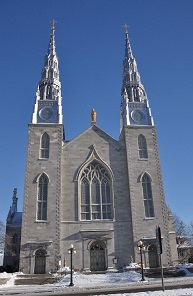
//> input picture chapter10/images/church01.jpg, 193 x 296 px
$ ./robustmatching   (built with g++ and OpenCV 4)
//> lines starting //> are read from the running program, lines starting //| are printed output that depends on the picture; after the words box and inside, x2 and y2 are one past the last pixel; in counts of white or black regions, pixels touching at a corner belong together
### chapter10/robustMatcher.h
// [17 lines of licence text are left out]

#if !defined MATCHER
#define MATCHER

#include <iostream>
#include <vector>
#include <opencv2/core.hpp>
#include <opencv2/imgproc.hpp>
#include <opencv2/highgui.hpp>
#include <opencv2/features2d.hpp>
#include <opencv2/calib3d.hpp>
#include <opencv2/xfeatures2d.hpp>

#define NOCHECK      0
#define CROSSCHECK   1
#define RATIOCHECK   2
#define BOTHCHECK    3

class RobustMatcher {

  private:

	  // pointer to the feature point detector object
	  cv::Ptr<cv::FeatureDetector> detector;
	  // pointer to the feature descriptor extractor object
	  cv::Ptr<cv::DescriptorExtractor> descriptor;
	  int normType;
	  float ratio; // max ratio between 1st and 2nd NN
	  bool refineF; // if true will refine the F matrix
	  bool refineM; // if true will refine the matches (will refine F also)
	  double distance; // min distance to epipolar
	  double confidence; // confidence level (probability)

  public:

	  //第二个参数是提供了默认值的，我理解的其实是提供了一个空的DescriptorExtractor，所以在下面的时候要检查
	  //descriptor是否为空，为空就让这个descriptor也是SIFT
	  RobustMatcher(const cv::Ptr<cv::FeatureDetector> &detector,
		            const cv::Ptr<cv::DescriptorExtractor> &descriptor= cv::Ptr<cv::DescriptorExtractor>())
		  : detector(detector), descriptor(descriptor),normType(cv::NORM_L2),
		    ratio(0.8f), refineF(true), refineM(true), confidence(0.98), distance(1.0) {

		// in this case use the associated descriptor
		// 使用和dector对应的descriptor
		if (!this->descriptor) {
			this->descriptor = this->detector;
		}
	  }

	  // Set the feature detector
	  // [125 lines left out: functions setFeatureDetector, setDescriptorExtractor, setNormType, setMinDistanceToEpipolar, setConfidenceLevel, setRatio and 5 more, not called in this run]

	  // Identify good matches using RANSAC
	  // Return fundamental matrix and output matches
	  cv::Mat ransacTest(const std::vector<cv::DMatch>& matches,
		                 std::vector<cv::KeyPoint>& keypoints1,
						 std::vector<cv::KeyPoint>& keypoints2,
					     std::vector<cv::DMatch>& outMatches) {

		// Convert keypoints into Point2f
		std::vector<cv::Point2f> points1, points2;

		for (std::vector<cv::DMatch>::const_iterator it= matches.begin();
			 it!= matches.end(); ++it) {

			 // Get the position of left keypoints
			 points1.push_back(keypoints1[it->queryIdx].pt);
			 // Get the position of right keypoints
			 points2.push_back(keypoints2[it->trainIdx].pt);
	    }

		// Compute F matrix using RANSAC
		std::vector<uchar> inliers(points1.size(),0);
		cv::Mat fundamental= cv::findFundamentalMat(
			points1,points2, // matching points
		    inliers,         // match status (inlier or outlier)
		    cv::FM_RANSAC,   // RANSAC method
		    distance,        // distance to epipolar line
		    confidence);     // confidence probability

		// extract the surviving (inliers) matches
		// 他的这个inliers里面都是只有0和1，所以我要把原本的match也加上，这样我才能把
		// 实际的匹配项给取出来，inliers就相当于是一个mask
		std::vector<uchar>::const_iterator itIn= inliers.begin();
		std::vector<cv::DMatch>::const_iterator itM= matches.begin();
		// for all matches
		for ( ;itIn!= inliers.end(); ++itIn, ++itM) {

			if (*itIn) { // it is a valid match

				outMatches.push_back(*itM);
			}
		}

		if (refineF || refineM) {
		// The F matrix will be recomputed with all accepted matches

			// Convert keypoints into Point2f for final F computation
			points1.clear();
			points2.clear();

			for (std::vector<cv::DMatch>::const_iterator it= outMatches.begin();
				 it!= outMatches.end(); ++it) {

				 // Get the position of left keypoints
				 points1.push_back(keypoints1[it->queryIdx].pt);
				 // Get the position of right keypoints
				 points2.push_back(keypoints2[it->trainIdx].pt);
			}

			// Compute 8-point F from all accepted matches
			// 这里也是一个要注意的地方，在前面用cv::FM_7POINT的时候，points2里面是真的只有7个点
			// 但是这里他是提供了所有优质的匹配项去计算fundamental matrix
			// 所以才称的上是真正的refine吧
			fundamental= cv::findFundamentalMat(
				points1,points2, // matching points
				cv::FM_8POINT); // 8-point method

			if (refineM) {

				std::vector<cv::Point2f> newPoints1, newPoints2;
				// refine the matches
				// 这个是在你已经有很靠谱的F matrix下
				// 让你的那些匹配点尽可能的往对极线上靠
				// (暂时不知道这个操作有什么深层次的意义
				correctMatches(fundamental,             // F matrix
					           points1, points2,        // original position
							   newPoints1, newPoints2); // new position
				for (int i=0; i< points1.size(); i++) {

					std::cout << "(" << keypoints1[outMatches[i].queryIdx].pt.x
						      << "," << keypoints1[outMatches[i].queryIdx].pt.y
							  << ") -> ";
					std::cout << "(" << newPoints1[i].x
						      << "," << newPoints1[i].y << std::endl;
					std::cout << "(" << keypoints2[outMatches[i].trainIdx].pt.x
						      << "," << keypoints2[outMatches[i].trainIdx].pt.y
							  << ") -> ";
					std::cout << "(" << newPoints2[i].x
						      << "," << newPoints2[i].y << std::endl;

					keypoints1[outMatches[i].queryIdx].pt.x= newPoints1[i].x;
					keypoints1[outMatches[i].queryIdx].pt.y= newPoints1[i].y;
					keypoints2[outMatches[i].trainIdx].pt.x= newPoints2[i].x;
					keypoints2[outMatches[i].trainIdx].pt.y= newPoints2[i].y;
				}
			}
		}


		return fundamental;
	  }

	  // Match feature points using RANSAC
	  // returns fundamental matrix and output match set
	  cv::Mat match(cv::Mat& image1, cv::Mat& image2, // input images
		  std::vector<cv::DMatch>& matches, // output matches and keypoints
		  std::vector<cv::KeyPoint>& keypoints1, std::vector<cv::KeyPoint>& keypoints2,
		  int check=CROSSCHECK) {  // check type (symmetry or ratio or none or both)

		// 1. Detection of the feature points
		detector->detect(image1,keypoints1);
		detector->detect(image2,keypoints2);

		std::cout << "Number of feature points (1): " << keypoints1.size() << std::endl;
		std::cout << "Number of feature points (2): " << keypoints2.size() << std::endl;

		// 2. Extraction of the feature descriptors
		cv::Mat descriptors1, descriptors2;
		descriptor->compute(image1,keypoints1,descriptors1);
		descriptor->compute(image2,keypoints2,descriptors2);

		std::cout << "descriptor matrix size: " << descriptors1.rows << " by " << descriptors1.cols << std::endl;

		// 3. Match the two image descriptors
		//    (optionaly apply some checking method)

		// Construction of the matcher with crosscheck
		cv::BFMatcher matcher(normType,            //distance measure
	                          check==CROSSCHECK);  // crosscheck flag

		// vectors of matches
        std::vector<std::vector<cv::DMatch> > matches1;
        std::vector<std::vector<cv::DMatch> > matches2;
	    std::vector<cv::DMatch> outputMatches;

		// call knnMatch if ratio check is required
		if (check==RATIOCHECK || check==BOTHCHECK) {
			// from image 1 to image 2
			// based on k nearest neighbours (with k=2)
			matcher.knnMatch(descriptors1,descriptors2,
				matches1, // vector of matches (up to 2 per entry)
				2);		  // return 2 nearest neighbours

			std::cout << "Number of matched points 1->2: " << matches1.size() << std::endl;

			if (check==BOTHCHECK) {
				// from image 2 to image 1
				// based on k nearest neighbours (with k=2)
				matcher.knnMatch(descriptors2,descriptors1,
					matches2, // vector of matches (up to 2 per entry)
					2);		  // return 2 nearest neighbours

				std::cout << "Number of matched points 2->1: " << matches2.size() << std::endl;
			}

		}

		// select check method
		switch (check) {

			case CROSSCHECK:
				matcher.match(descriptors1,descriptors2,outputMatches);
				std::cout << "Number of matched points 1->2 (after cross-check): " << outputMatches.size() << std::endl;
				break;
			case RATIOCHECK:
				ratioTest(matches1,outputMatches);
				std::cout << "Number of matched points 1->2 (after ratio test): " << outputMatches.size() << std::endl;
				break;
			case BOTHCHECK:
				ratioAndSymmetryTest(matches1,matches2,outputMatches);
				std::cout << "Number of matched points 1->2 (after ratio and cross-check): " << outputMatches.size() << std::endl;
				break;
			case NOCHECK:
			default:
				matcher.match(descriptors1,descriptors2,outputMatches);
				std::cout << "Number of matched points 1->2: " << outputMatches.size() << std::endl;
				break;
		}

		// 4. Validate matches using RANSAC
		cv::Mat fundamental= ransacTest(outputMatches, keypoints1, keypoints2, matches);
		std::cout << "Number of matched points (after RANSAC): " << matches.size() << std::endl;

		// return the found fundamental matrix
		return fundamental;
	}

	 // Match feature points using RANSAC
	 // returns fundamental matrix and output match set
     // this is the simplified version presented in the book
	  // [30 lines left out: function matchBook, not called in this run]

};

#endif

### chapter10/robustmatching.cpp
// [17 lines of licence text are left out]

#include <iostream>
#include <vector>
#include <opencv2/core.hpp>
#include <opencv2/imgproc.hpp>
#include <opencv2/highgui.hpp>
#include <opencv2/features2d.hpp>
#include <opencv2/calib3d.hpp>
#include <opencv2/xfeatures2d.hpp>
#include "robustMatcher.h"

int main()
{
	// Read input images
	cv::Mat image1= cv::imread("church01.jpg",0);
//> image1: 296 rows x 193 cols, CV_8UC1; min 0, max 255, mean 107.8
	cv::Mat image2= cv::imread("church03.jpg",0);
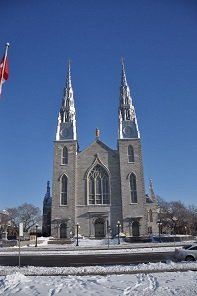
//> input picture chapter10/images/church03.jpg, 197 x 296 px
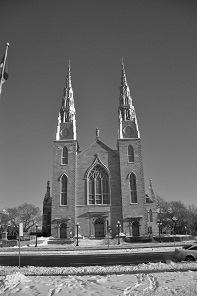
//> image2: 296 rows x 197 cols, CV_8UC1; min 0, max 255, mean 105.5

	if (!image1.data || !image2.data)
		return 0;


	// Prepare the matcher (with default parameters)
	// here SIFT detector and descriptor
	RobustMatcher rmatcher(cv::SIFT::create(250));

	// Match the two images
	std::vector<cv::DMatch> matches;

	std::vector<cv::KeyPoint> keypoints1, keypoints2;
	cv::Mat fundamental = rmatcher.match(image1, image2, matches,
		keypoints1, keypoints2);
//> in match, `detector->detect(image1,keypoints1);`: keypoints1 = 250 keypoints; strongest (x, y, size): (34, 121, 3.4), (128, 123, 2.5), (36, 105, 2.3), (60, 122, 2.5)
//> in match, `detector->detect(image2,keypoints2);`: keypoints2 = 250 keypoints; strongest (x, y, size): (71, 91, 2.4), (121, 137, 2.2), (58, 138, 2.8), (59, 118, 1.9)
//| Number of feature points (1): 250
//| Number of feature points (2): 250
//| descriptor matrix size: 250 by 128
//> in match, `matcher.match(descriptors1,descriptors2,outputMatches);`: outputMatches = 98 matches
//| Number of matched points 1->2 (after cross-check): 98
//> the loop in ransacTest, `for (std::vector<cv::DMatch>::const_iterator it= matches.begin(); it!=..` made 98 passes
//> after the loop in ransacTest, `for (std::vector<cv::DMatch>::const_iterator it= matches.begin();`: points1 = 98 Points (x, y), first 12: [4.78, 223.5], [181.7, 242.4], [181.2, 273.6], [10.65, 266.1], [13.16, 276.2], [17.2, 282.1], [17.2, 282.1], [177.1, 278.8], [168.2, 274], [160.1, 239.1], [158.5, 229.9], [158.5, 229.9]; points2 = 98 Points (x, y), first 12: [122.1, 183], [63.47, 237.4], [148.8, 240.5], [45.62, 232.8], [46.87, 238.9], [48.82, 242.5], [48.82, 242.5], [94.44, 267.4], [144.7, 241.1], [73.06, 274.5], [64.65, 179.2], [83.75, 215.4]
//> in ransacTest, `cv::Mat fundamental= cv::findFundamentalMat( points1,points2, inliers,..`: inliers = 98 values, max 1 at index 2, min 0 at index 0, mean 0.531; fundamental = [[2.52e-06, 0.000124, -0.0362], [-0.000123, -3.87e-06, 0.00314], [0.0307, -0.00513, 1]]
//> the loop in ransacTest, `for ( ;itIn!= inliers.end(); ++itIn, ++itM)` made 98 passes
//> the loop in ransacTest, `for (std::vector<cv::DMatch>::const_iterator it= outMatches.begin(); i..` made 52 passes
//> in ransacTest, `fundamental= cv::findFundamentalMat( points1,points2, cv::FM_8POINT);`: fundamental = [[3.01e-06, 0.000123, -0.0362], [-0.000123, -4.18e-06, 0.00313], [0.0306, -0.00502, 1]]
//> in ransacTest, `correctMatches(fundamental, points1, points2, newPoints1, newPoints2);`: newPoints1 = 52 Points (x, y), first 12: [181.2, 273.7], [10.64, 266.1], [12.93, 276.3], [154.2, 246.6], [34.28, 120.9], [34.28, 120.9], [36.09, 105.3], [36.09, 105.3], [36.96, 93.71], [150, 211.6], [145.9, 180.7], [40.65, 254]; newPoints2 = 52 Points (x, y), first 12: [148.8, 240.5], [45.64, 232.8], [47.23, 238.9], [135.1, 222.8], [57.64, 138.2], [57.64, 138.2], [58.55, 127.1], [58.55, 127.1], [58.97, 118], [134.5, 199.1], [132.6, 177.8], [63.73, 226.3]
//> the loop in ransacTest, `for (int i=0; i< points1.size(); i++)` made 52 passes
//| (181.216,273.655) -> (181.217,273.662
//| (148.816,240.478) -> (148.814,240.466
//| (10.6517,266.118) -> (10.6384,266.12
//| (45.6201,232.822) -> (45.6416,232.817
//> (the first 4 of 16 printed lines)
//> (output is shown up to pass 8 of 52)
//> in match, `cv::Mat fundamental= ransacTest(outputMatches, keypoints1, keypoints2,..`: matches = 52 matches
//| Number of matched points (after RANSAC): 52
//> matches = 52 matches

	// draw the matches
	cv::Mat imageMatches;
	cv::drawMatches(image1,keypoints1,  // 1st image and its keypoints
		            image2,keypoints2,  // 2nd image and its keypoints
					matches,			// the matches
					imageMatches,		// the image produced
					cv::Scalar::all(-1),  // color of the lines
					cv::Scalar(255,255,255),  // color of the keypoints
					std::vector<char>(),
		cv::DrawMatchesFlags::NOT_DRAW_SINGLE_POINTS);
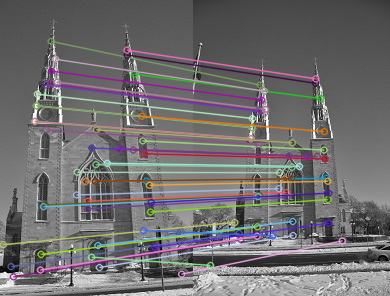
//> imageMatches: 296 rows x 390 cols, CV_8UC3; mean B, G, R 110.3, 109.3, 111.4

	//cv::namedWindow("Matches");
	//cv::imshow("Matches",imageMatches);

	// Convert keypoints into Point2f
	std::vector<cv::Point2f> points1, points2;

	for (std::vector<cv::DMatch>::const_iterator it= matches.begin();
			 it!= matches.end(); ++it) {

			 // Get the position of left keypoints
			 float x= keypoints1[it->queryIdx].pt.x;
			 float y= keypoints1[it->queryIdx].pt.y;
			 points1.push_back(keypoints1[it->queryIdx].pt);
			 cv::circle(image1,cv::Point(x,y),3,cv::Scalar(255,255,255),3);
			 // Get the position of right keypoints
			 x= keypoints2[it->trainIdx].pt.x;
			 y= keypoints2[it->trainIdx].pt.y;
			 cv::circle(image2,cv::Point(x,y),3,cv::Scalar(255,255,255),3);
			 points2.push_back(keypoints2[it->trainIdx].pt);
	}
//> this loop made 52 passes
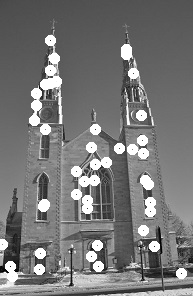
//> image1: 296 rows x 193 cols, CV_8UC1; min 0, max 255, mean 118.7
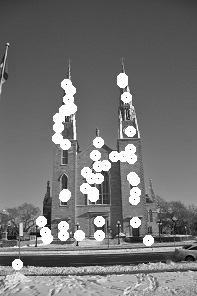
//> image2: 296 rows x 197 cols, CV_8UC1; 6.39% of pixels changed, all inside (x1, y1, x2, y2) = (12, 73, 154, 270)

	// Draw the epipolar lines
	std::vector<cv::Vec3f> lines1;
	cv::computeCorrespondEpilines(points1,1,fundamental,lines1);
//> lines1 = 52 items, first 12: [-0.09, -1, 253.4], [-0.98, 0.21, -3.21], [-0.98, 0.18, 3.78], [-0.3, -0.95, 253.1], [-1, -0.08, 67.87], [-1, -0.08, 67.87], [-1, -0.08, 68.01], [-1, -0.08, 68.01], [-1, -0.07, 67.51], [-0.51, -0.86, 239.8], [-0.65, -0.76, 221.2], [-0.85, -0.52, 173]

	for (std::vector<cv::Vec3f>::const_iterator it= lines1.begin();
			 it!=lines1.end(); ++it) {

			 cv::line(image2,cv::Point(0,-(*it)[2]/(*it)[1]),
				             cv::Point(image2.cols,-((*it)[2]+(*it)[0]*image2.cols)/(*it)[1]),
							 cv::Scalar(255,255,255));
	}
//> this loop made 52 passes
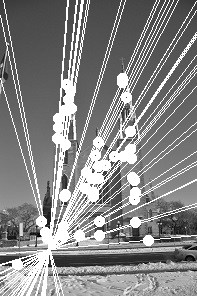
//> image2: 296 rows x 197 cols, CV_8UC1; 12.47% of pixels changed, all inside (x1, y1, x2, y2) = (0, 0, 197, 296)

	std::vector<cv::Vec3f> lines2;
	cv::computeCorrespondEpilines(points2,2,fundamental,lines2);
//> lines2 = 52 items, first 12: [0.12, 0.99, -293], [0.98, -0.17, 36.01], [0.99, -0.15, 27.82], [0.32, 0.95, -282.9], [0.99, 0.11, -47.21], [0.99, 0.11, -47.21], [0.99, 0.11, -47.37], [0.99, 0.11, -47.37], [0.99, 0.11, -46.79], [0.52, 0.85, -258.7], [0.65, 0.76, -232.1], [0.84, 0.54, -171.3]

	for (std::vector<cv::Vec3f>::const_iterator it= lines2.begin();
		     it!=lines2.end(); ++it) {

			 cv::line(image1,cv::Point(0,-(*it)[2]/(*it)[1]),
				             cv::Point(image1.cols,-((*it)[2]+(*it)[0]*image1.cols)/(*it)[1]),
							 cv::Scalar(255,255,255));
	}
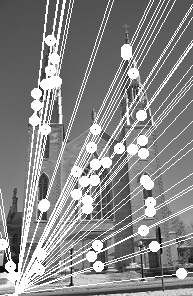
//> image1: 296 rows x 193 cols, CV_8UC1; 13.01% of pixels changed, all inside (x1, y1, x2, y2) = (0, 0, 193, 296)

	return 0;
}
